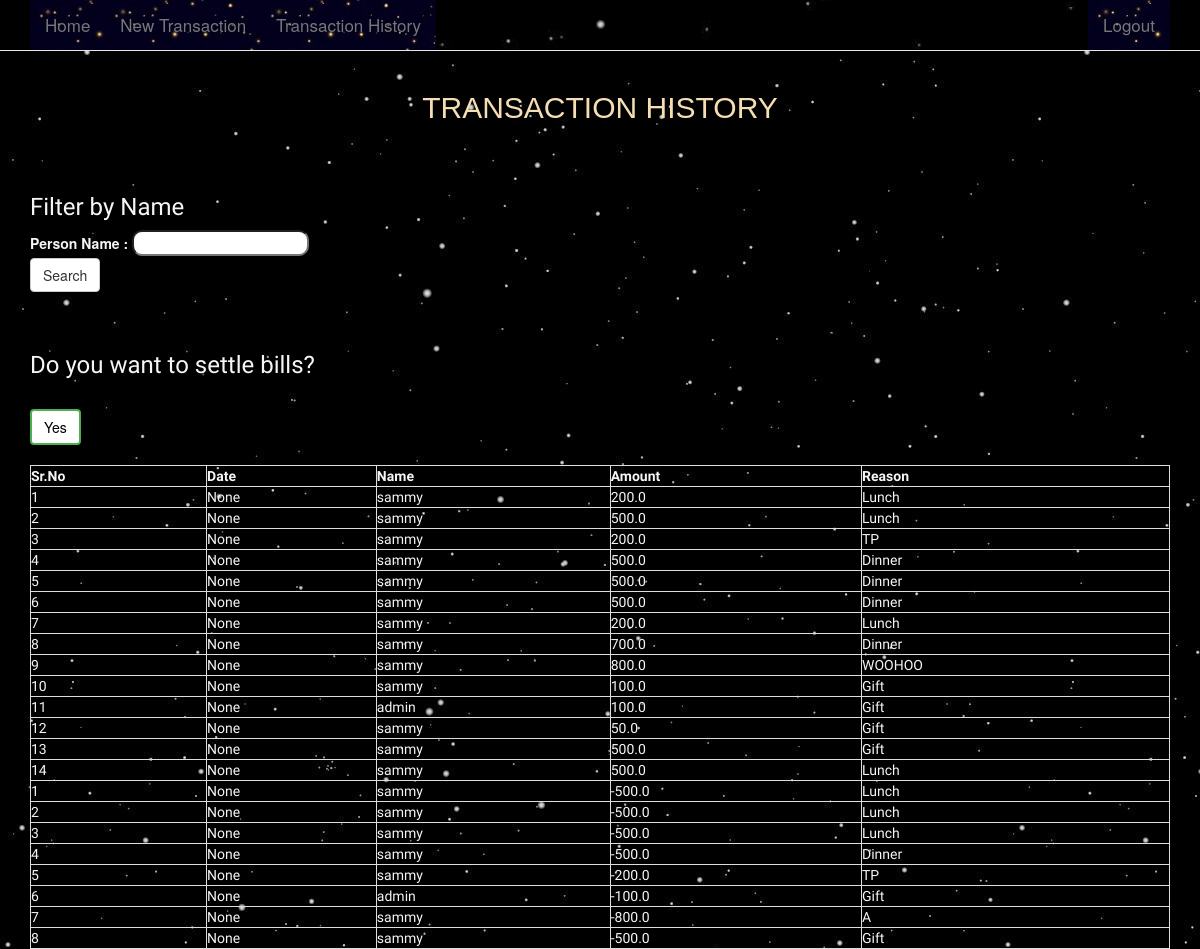
The page /history/ (signed in) on the database as committed earlier.
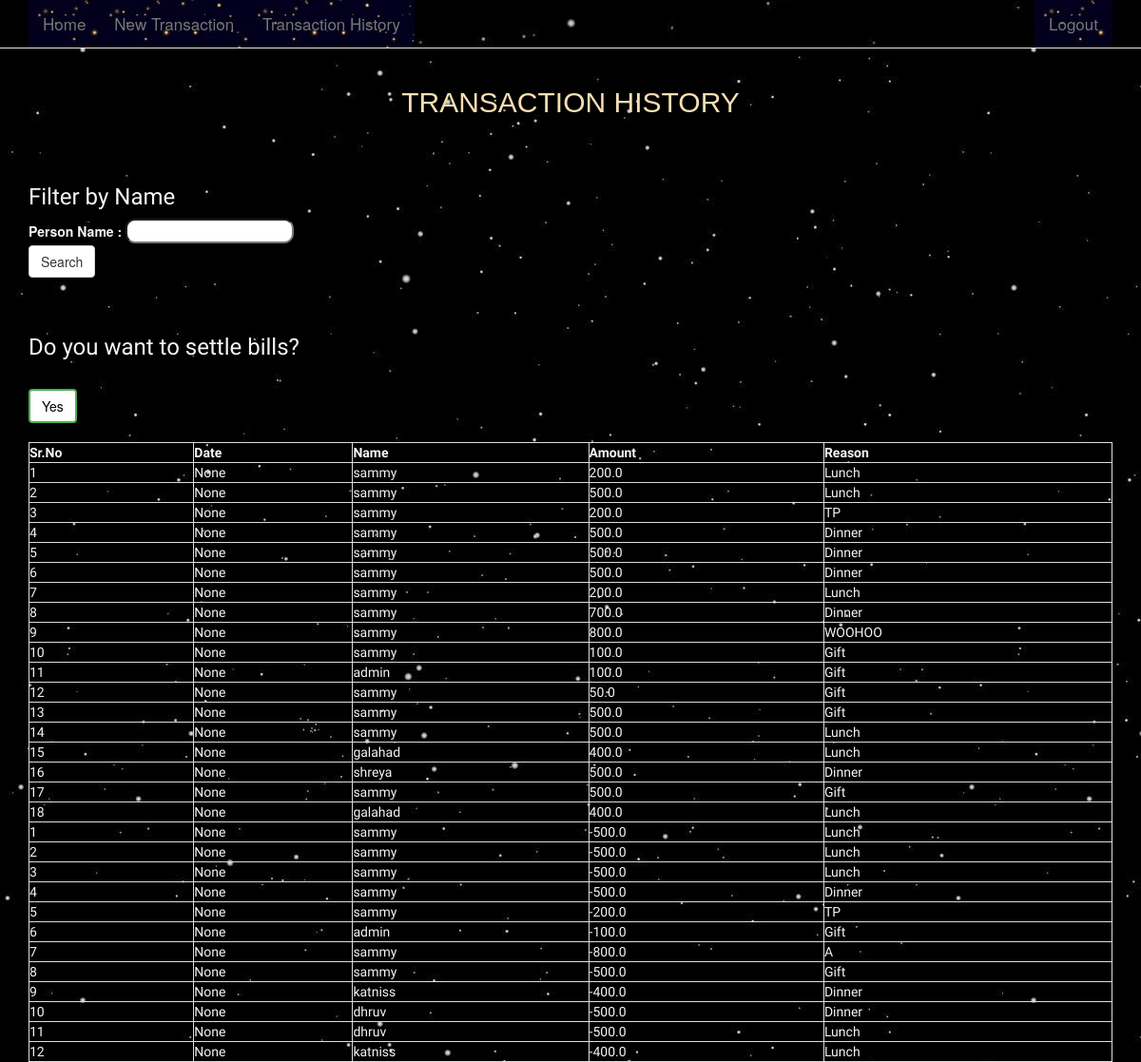
The same page on the database as committed later.
### webapp/models.py (models this page shows, shortened)
class Transaction_history(models.Model):
    person1=models.CharField(max_length=264,default=" ")
    person2=models.CharField(max_length=264,default=" ")
    date= models.DateTimeField( auto_now_add=True, null=True)
    reason=models.CharField(max_length=264)
    amount=models.FloatField(null=True)

### webapp/views.py (the view, shortened to what this page needs)
# urls.py: url(r'history/$',views.history,name='history'),
def history(request):
    global person_n
    datah=Transaction_history.objects.filter(person1=request.user.get_username())
    dataopp= Transaction_history.objects.filter(person2=request.user.get_username())
    if request.method == 'POST':
        transact_history=TransactionHistory(data=request.POST)
        if transact_history.is_valid():
            person_n=request.POST["person_name"]
            if person_n=="":
                flag1=False
            else:
                flag1=True
    else:
        transact_history=TransactionHistory()
        return render(request,'webapp/history.html',{'transact_history':transact_history,"datah":datah,"dataopp":dataopp})

### webapp/forms.py
class TransactionHistory(forms.Form):
    person_name=forms.CharField()

### webapp/templates/webapp/history.html (shortened to what this page needs)
{%extends "webapp/index.html"%}
{% block body_block %}
<link rel="stylesheet" href="https://maxcdn.bootstrapcdn.com/bootstrap/3.3.7/css/bootstrap.min.css">
<h1 id="main-header" style="text-align:center; font-size: 30px; color: wheat;";>TRANSACTION HISTORY</h1>
<br></br>
<h3 id="body_info">Filter by Name</h3>
<form method="POST" class="post-form">
    <div class="form-div">
      <div class="form_content">
          <label for="id_person_name">Person Name :</label>
          {{ transact_history.person_name }}
      </div>
    </div>
  <button id = "save1" type='Submit' class="save btn btn-default">Search</button>
</form>
<br></br>
{% if user.is_authenticated %}
<h3 id="body_info">Do you want to settle bills?</h3>
<button id = "save" type='Submit' class="save btn btn-default" onClick="location.href='{% url 'settle'%}'">Yes</button>
<br></br>
<div class="row">
  <div class="col-md-12">
    <table>
      <thead>
        <tr>
          <th>Sr.No</th>
          <th>Date</th>
          <th>Name</th>
          <th>Amount</th>
          <th>Reason</th>
        </tr>
      </thead>
      <tbody>
        {% for i in datah %}
          <tr>
            <td>{{forloop.counter}}</td>
            <td>{{i.date}}</td>
            <td>{{i.person2}}</td>
            <td>{{i.amount}}</td>
            <td>{{i.reason}}</td>
            </tr>
            {%endfor%}
            {% for i in dataopp %}
              <tr>
                <td>{{forloop.counter}}</td>
                <td>{{i.date}}</td>
                <td>{{i.person1}}</td>
                <td>-{{i.amount}}</td>
                <td>{{i.reason}}</td>
              </tr>
            {%endfor%}
      </tbody>
    </table>
  </div>
</div>
{%else%}
<h4 id="body_info">Login to view history</h4>
{% endif %}
{% endblock %}

### webapp/templates/webapp/index.html (shortened to what this page needs)
{% extends "webapp/base.html" %}

### webapp/templates/webapp/base.html (shortened to what this page needs)
<!DOCTYPE html>
<html>
  <head>
    <link rel="stylesheet" href="https://maxcdn.bootstrapcdn.com/bootstrap/3.3.7/css/bootstrap.min.css">
    {%load static%}
    <link rel="stylesheet" href="{% static 'master.css'%}">
    </head>
  <body>
    <nav class="navbar navbar-default navbar-static-top">
      <div class="bg-img">
      <div class="container">
        <div class="topnav">
          {% if user.is_authenticated %}
          <ul class="nav navbar-nav">
            <li><a class="navbar-brand" href="{% url 'index' %}">Home</a></li>
            <li><a class="navbar-link" href="{% url 'transaction' %}">New Transaction</a></li>
            <li><a class="navbar-link" href="{% url 'history' %}">Transaction History</a></li>
          </ul>
          <ul class="nav navbar-nav pull-right">
            <li><a class='navbar-link' href="{% url 'logout' %}">Logout</a></li>
          </ul>
          {% endif %}
      </div>
      </div>
    </div>
    </nav>
    <div class="container">
    {% block body_block %}
    {% endblock %}
    </div>
  </body>
</html>

### webapp/templates/webapp/history.html (style rules this page uses)
.bg-img { background-image: url('../../static/pics/741514.jpg'); color: whitesmoke; }
body { background-image: url('../../static/pics/741514.jpg'); color: #FDFEFE; }
#main-header { font-family: 'PT Serif', sans-serif; }
table { font-family: 'PT Sans', sans-serif; border-collapse: collapse; width: 100%; }
td, th { border: 1px solid #dddddd; text-align: left; padding: 8px; }
#body_info { font-family: 'PT Sans', sans-serif; color:whitesmoke }
#save { margin-top: 20px; background-color: white; color: black; border: 2px solid #4CAF50; transition-duration: 0.4s; }
#id_person_name { border-radius: 10px; }
label { color: whitesmoke; }
.row { color:whitesmoke }

Rows that differ between the two databases and show on the page:
added Transaction_history: date "None", person2 "galahad", amount "400.0", reason "Lunch", shown under "Do you want to settle bills?"
added Transaction_history: date "None", person2 "shreya", amount "500.0", reason "Dinner", shown under "Do you want to settle bills?"
added Transaction_history: date "None", person2 "sammy", amount "500.0", reason "Gift", shown under "Do you want to settle bills?"
added Transaction_history: date "None", person2 "galahad", amount "400.0", reason "Lunch", shown under "Do you want to settle bills?"
added Transaction_history: date "None", person1 "katniss", amount "400.0", reason "Dinner"
added Transaction_history: date "None", person1 "dhruv", amount "500.0", reason "Dinner"
added Transaction_history: date "None", person1 "dhruv", amount "500.0", reason "Lunch"
added Transaction_history: date "None", person1 "katniss", amount "400.0", reason "Lunch"
